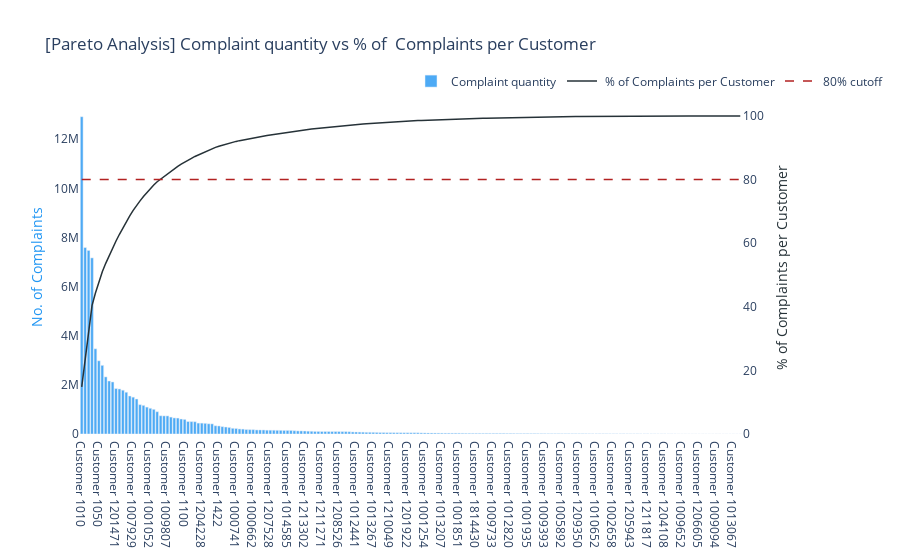

Notebook cell for this chart:
### Markdown cell above
Next we will see how the complaints are distributed per Customer and draw a pareto chart considering the 20% of the Customers responsible for 80% of the Complaints.

### Code cell
perCustomerComplaints = df.groupby(['Customer'])[['Complaint quantity']].sum().sort_values(by='Complaint quantity',ascending=False )
perCustomerComplaints['cumSumPercent'] = (perCustomerComplaints['Complaint quantity'].cumsum()/perCustomerComplaints['Complaint quantity'].sum())*100

customerIndex = []
for index in perCustomerComplaints.index:
    customerIndex.append("Customer "+index)
perCustomerComplaints.index = customerIndex


trace0 = dict(type='bar',
              x = perCustomerComplaints.index,
              y=perCustomerComplaints['Complaint quantity'],
     marker=dict(
        color='#2196F3'
    ),
    name='Complaint quantity',
    opacity=0.8
)

trace1 = dict(type='scatter',
              x = perCustomerComplaints.index,
              y=perCustomerComplaints['cumSumPercent'],
     marker=dict(
        color='#2196F3'
    ),
    line=dict(
        color= '#263238', 
        width= 1.5),
    name=' % of Complaints per Customer', 
    xaxis = 'x1',
    yaxis='y2'
)
trace2 =  dict(type='scatter',
              x = perCustomerComplaints.index,
              y=[80]*193,
     marker=dict(
        color='#2196F3'
    ),
               
    line=dict(
        color= 'firebrick',
        dash='dash',
        width= 1.5),
    name=' 80% cutoff', 
    xaxis = 'x1',
    yaxis='y2'
)
data = [trace0,trace1,trace2]
layout = go.Layout(
    title='[Pareto Analysis] Complaint quantity vs % of  Complaints per Customer',
    plot_bgcolor='rgba(0,0,0,0)',
    legend= dict(orientation="h",
                x=0.5,
                y=1.1),
    yaxis=dict(
        
        title='No. of Complaints',
        titlefont=dict(
            color="#2196F3"
        )
    ),
    yaxis2=dict(
        title=' % of Complaints per Customer',
        titlefont=dict(
            color='#263238'
        ),
        range=[0,105],
        overlaying='y',
        anchor='x',
        side='right'
        )
    )
    


fig = go.Figure(data=data, layout=layout)
iplot(fig, filename="paretoCustomer")

### Figure 1 — Plotly figure (JSON) as saved in the notebook; plotly's stock layout.template omitted (floating-point values rounded to 4 significant figures; data arrays with more than 128 entries replaced by an {"elided": "..."} marker saying what was removed)
{"data": [{"marker": {"color": "#2196F3"}, "name": "Complaint quantity", "opacity": 0.8, "type": "bar", "x": {"elided": "193 str values"}, "y": {"elided": "193 float values"}}, {"line": {"color": "#263238", "width": 1.5}, "marker": {"color": "#2196F3"}, "name": " % of Complaints per Customer", "type": "scatter", "x": {"elided": "193 str values"}, "xaxis": "x", "y": {"elided": "193 float values"}, "yaxis": "y2"}, {"line": {"color": "firebrick", "dash": "dash", "width": 1.5}, "marker": {"color": "#2196F3"}, "name": " 80% cutoff", "type": "scatter", "x": {"elided": "193 str values"}, "xaxis": "x", "y": {"elided": "193 int values"}, "yaxis": "y2"}], "layout": {"legend": {"orientation": "h", "x": 0.5, "y": 1.1}, "plot_bgcolor": "rgba(0,0,0,0)", "title": {"text": "[Pareto Analysis] Complaint quantity vs % of  Complaints per Customer"}, "yaxis": {"title": {"font": {"color": "#2196F3"}, "text": "No. of Complaints"}}, "yaxis2": {"anchor": "x", "overlaying": "y", "range": [0, 105], "side": "right", "title": {"font": {"color": "#263238"}, "text": " % of Complaints per Customer"}}}}
